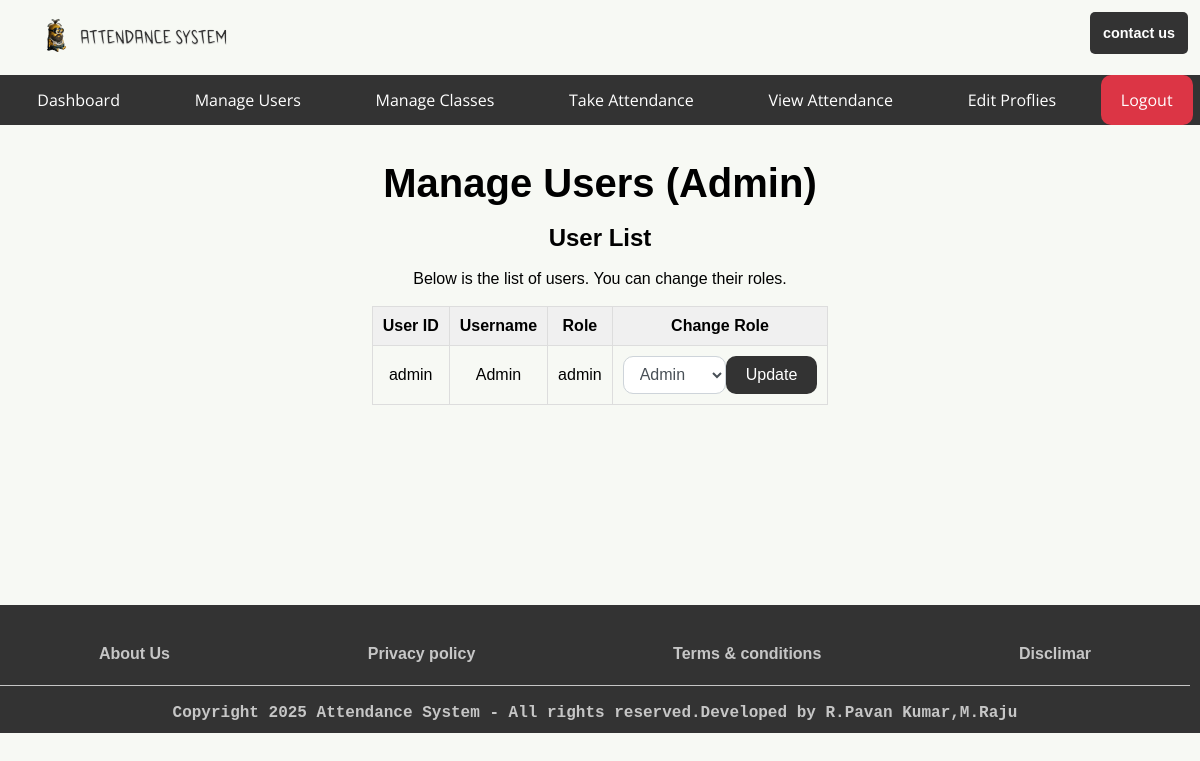
Before: /admin/manage_users (signed in) with the older database file.
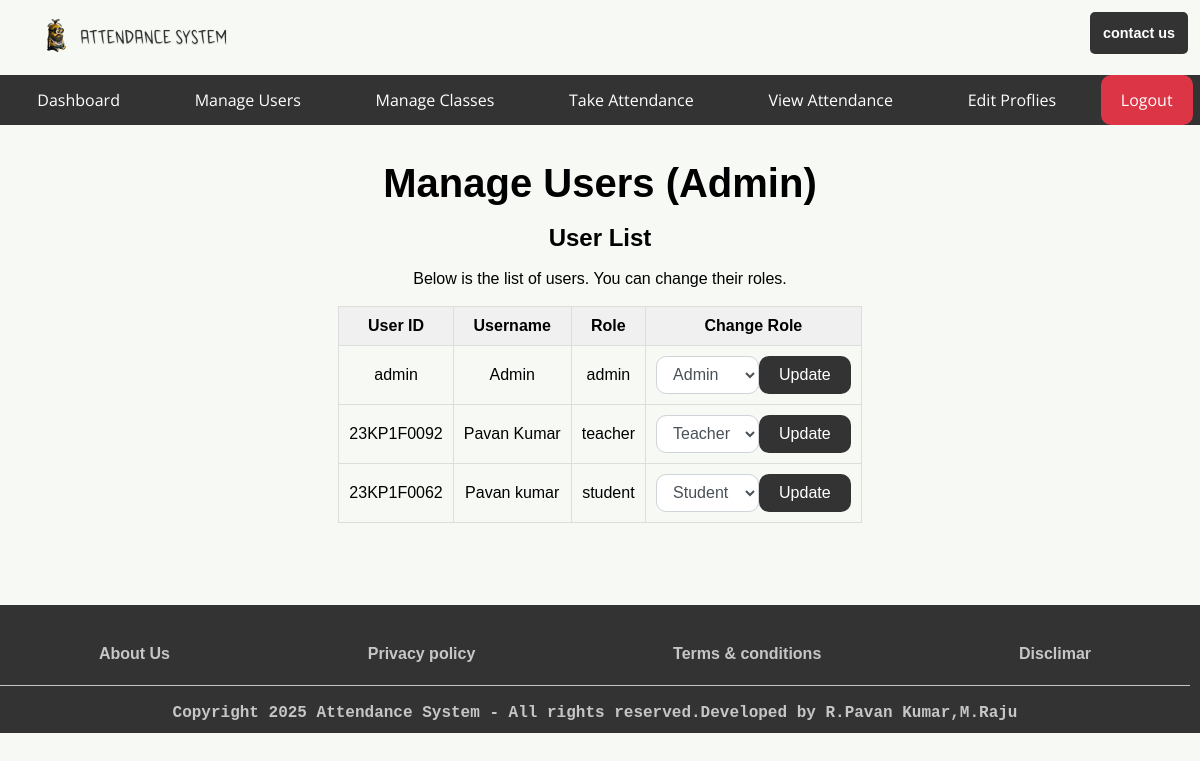
After: the same page with the newer database file.
### app.py (models this page shows, shortened)
class User(db.Model):
    userid = db.Column(db.String(10), primary_key=True, unique=True, nullable=False)
    username = db.Column(db.String(150), nullable=False)
    password_hash = db.Column(db.String(150), nullable=False)
    role = db.Column(db.String(50), nullable=False)

### app.py (the view, shortened to what this page needs)
@app.route('/admin/manage_users', methods=['GET', 'POST'])
@role_required('admin')
def manage_users():
    users = User.query.all()  # Get all users from the database
    return render_template('auth/dashboards/admin/manage_users.html', users=users)

### app.py (called while the page is built)
def role_required(role):
    def decorator(func):
        @wraps(func)
        def wrapper(*args, **kwargs):
            if 'username' not in session:
                return redirect(url_for('login'))
            user = User.query.filter_by(username=session['username']).first()
            if user.role != role:
                return redirect(url_for('index'))  # Redirect to the home page if unauthorized
            return func(*args, **kwargs)
        return wrapper
    return decorator

### templates/auth/dashboards/admin/manage_users.html (shortened to what this page needs)
{% extends 'base/base_admin.html' %}
{% block body %}
<main>
    <h1>Manage Users (Admin)</h1><br/>
    <h2>User List</h2><br/>
    <p>Below is the list of users. You can change their roles.</p><br/>
    <div style="overflow-x: scroll;">
    <table>
        <thead>
            <tr>
                <th>User ID</th>
                <th>Username</th>
                <th>Role</th>
                <th>Change Role</th>
            </tr>
        </thead>
        <tbody>
            {% if users %}
                {% for user in users %}
                    <tr>
                        <td>{{ user.userid }}</td>
                        <td>{{ user.username }}</td>
                        <td>{{ user.role }}</td>
                        <td>
                            <form class="role-form" action="{{ url_for('manage_users') }}" method="POST">
                                <select name="role" class="form-control">
                                    <option value="admin" {% if user.role == 'admin' %}selected{% endif %}>Admin</option>
                                    <option value="teacher" {% if user.role == 'teacher' %}selected{% endif %}>Teacher</option>
                                    <option value="student" {% if user.role == 'student' %}selected{% endif %}>Student</option>
                                </select>
                                <button type="submit" class="role-btn">Update</button>
                            </form>
                        </td>
                    </tr>
                {% endfor %}
            {% else %}
                <tr><td colspan="4">No users found.</td></tr>
            {% endif %}
        </tbody>
    </table>
</div>
</main>
{% endblock body %}

### templates/base/base_admin.html (shortened to what this page needs)
<!DOCTYPE html>
<html lang="en">
<head>
    <link href="{{ url_for('static', filename='styles/index.css') }}" rel="stylesheet">
</head>
<body>
    <div class="container">
        <header>
            <div>
                <img class="figure" src="{{ url_for('static', filename='assets/images/logo/attendance-system-high-resolution-logo-transparent.png') }}" alt="Attendance System logo" title="logo" />
            </div>
            <div class="addbtn">
               <a href="{{ url_for('contact') }}">contact us</a>
            </div>
        </header>
        <nav>
            <ul>
                <li class="hideOnMobile"><a href="/">Dashboard</a></li>
                <li class="hideOnMobile"><a href="{{ url_for('manage_users') }}">Manage Users</a></li>
                <li class="hideOnMobile"><a href="{{ url_for('maintenance') }}">Manage Classes</a></li>
                <li class="hideOnMobile"><a href="{{ url_for('maintenance') }}">Take Attendance</a></li>
                <li class="hideOnMobile"><a href="{{ url_for('maintenance') }}">View Attendance</a></li>
                <li class="hideOnMobile"><a href="{{ url_for('maintenance') }}">Edit Proflies</a></li>
                <li class="hideOnMobile"><a href="{{ url_for('logout') }}" class="logout">Logout</a></li>
            </ul>
        </nav>
{% block body %}{% endblock body %}
        <footer>
            {% block footer %}
            <div id="footm">
            <ul>
                <li><a href="{{ url_for('maintenance') }}">About Us</a></li>
                <li><a href="{{ url_for('maintenance') }}">Privacy policy</a></li>
                <li><a href="{{ url_for('maintenance') }}">Terms & conditions</a></li>
                <li><a href="{{ url_for('maintenance') }}">Disclimar</a></li>
            </ul>
            </div>
            <div class="footcopy"><hr/><br/><strong>Copyright 2025 Attendance System - All rights reserved.Developed by R.Pavan Kumar,M.Raju</strong></div>
            {% endblock footer %}
        </footer>
    </div>
</body>
</html>

### static/styles/index.css (style rules this page uses)
* { background: #f7f9f4; font-family: 'Arial', sans-serif; margin: 0; padding: 0; box-sizing: border-box; font-size: 1rem; text-decoration: none; }
.container { display: flex; flex-wrap: wrap; }
header { display: flex; width: 100%; padding: 1%; align-items: space-evenly; justify-content: space-between; }
header .figure { min-width: 50px; max-width: 250px; min-height: 90%; display: inline-block; }
.addbtn a { background: #333; color: #fff; font-family: sans-serif; font-size: 0.9rem; font-weight: bold; border-radius: 5px; padding: 13px 13px; min-width: 10%; min-height: 10px; max-height: 40px; text-align: center; line-height: 3; }
nav { background: #333; width: 100%; position: sticky; top: 0px; z-index: 1; }
nav ul { width: 100%; list-style: none; display: flex; align-items: center; justify-content: space-around; background: transparent; }
nav ul li { background: transparent; height: 50px; }
nav ul li a { text-decoration: none; font-family: 'Open Sans', sans-serif; background: transparent; color: #ffffff; padding: 0 30px; height: 100%; display: flex; align-items: center; }
a { background: transparent; }
main { display: flex; justify-content: start; align-items: center; flex-direction: column; padding: 3% 0; width: 100%; min-height: 60vh; }
footer { background: #333; width: 100%; display: flex; align-items: space-around; justify-content: space-around; flex-wrap: wrap; padding: 5vh 10px 0 0; color: #ffffff; }
#footm { width: 100%; }
#footm ul { list-style:none; width:100%; display: flex; align-items: space-around; justify-content: space-around; flex-wrap: wrap; }
#footm ul li { list-style: none; font-size: 0.9em; color: #fffFFFB8; font-weight: bold; margin-bottom: 10px; }
#footm ul li a { color: #fffFFFB8; }
footer div, footer ul, footer ul li { background: transparent; }
.footcopy hr { color: #fffFFFB8; height: 1px; border-width: 0; background-color: #fffFFFB8; }
.footcopy, strong { all:unset; width: 100%; text-align: center; margin: 1% 0; font-family: 'Courier New', Courier, monospace; font-weight: bold; background: transparent; color: #fffFFFB8; }
a { text-decoration: none; }
a.logout { background-color: #dc3545; border-color: #dc3545; color: #fff; border-radius: 10px; padding: 10px 20px ; font-size: 16px; text-decoration: none; cursor: pointer; }
form { width: 300px; max-width: 500px; margin: 40px auto; padding: 20px; border: 1px solid #ddd; border-radius: 10px; box-shadow: 0 0 10px rgba(0, 0, 0, 0.1); }
table { margin: 0 auto; border-collapse: collapse; border-spacing: 0; width: 100%; border: 1px solid #ddd; }
th, td { border: 1px solid #ddd; padding: 10px; text-align: center; }
th { background-color: #f0f0f0; }
h1 { text-align: center; font-size: 2.5rem; }
h2 { text-align: center; font-size: 1.5rem; }
button.role-btn { background-color: #333; color: #fff; border: none; border-radius: 10px; padding: 10px 20px; font-size: 16px; flex-wrap: wrap; text-decoration: none; cursor: pointer; }
form.role-form { width: auto; max-width: auto; margin: 0 auto; padding: 0 0 0 0; border: none; border-radius: none; box-shadow: none; display: flex; }
.form-control { display: block; height: calc(1.5em + .75rem + 2px); padding: .375rem .75rem; font-size: 1rem; font-weight: 400; line-height: 1.5; color: #495057; background-color: #fff; background-clip: padding-box; border: 1px solid #ced4da; border-radius: 10px; transition: border-color .15sease-in-out, box-shadow .15sease-in-out; }

Changed rows visible on the page:
added User: userid "23KP1F0092", username "Pavan Kumar", role "teacher", role "Teacher"
added User: userid "23KP1F0062", username "Pavan kumar", role "student", role "Student"
